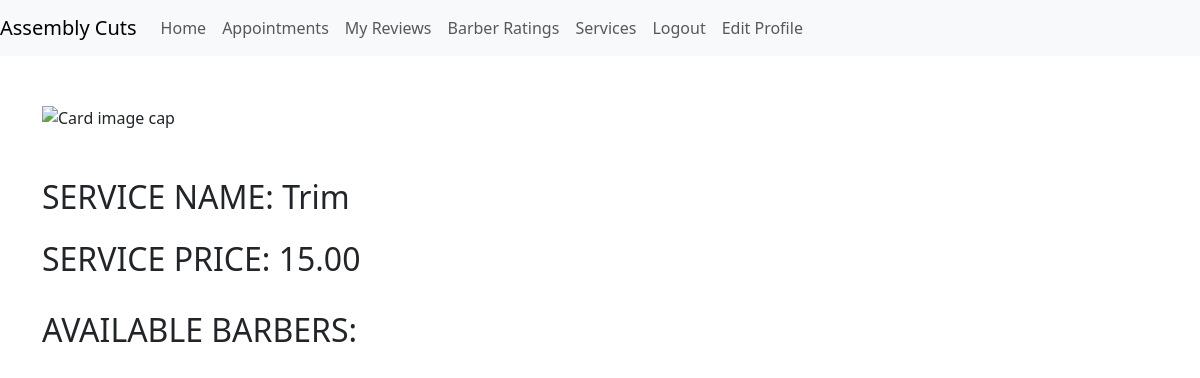
/our_services/single.php?id=4 (signed in), run on an earlier commit of the app's database.
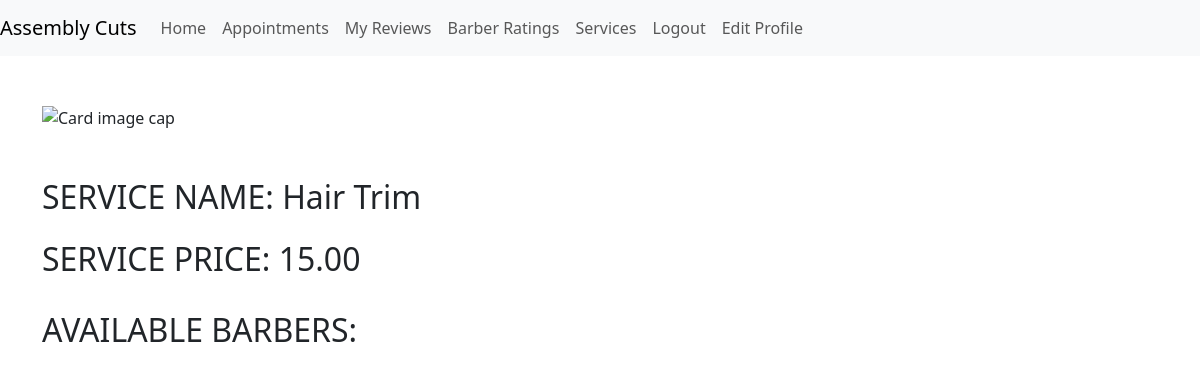
And on a later commit of the database.
### tables this page shows
CREATE TABLE `SERVICES` (
  `SERV_ID` int(11) NOT NULL,
  `SERV_NAME` varchar(50) NOT NULL,
  `PRICE` decimal(6,2) NOT NULL
);

### functions.php (called while the page is built, shortened)
<?php
require_once('connection.php');
function get_barber_rows()
{
    global $conn;
    $query = "SELECT * FROM BARBER";
    $result = mysqli_query($conn, $query);
    $rows = array();
    if (mysqli_num_rows($result) > 0) {
        while ($row = mysqli_fetch_assoc($result)) {
            $rows[] = $row;
        }
    }
    return $rows;
}
function services_get()
{
    if (isset($_GET['id']) && is_numeric($_GET['id'])) {
        global $conn;
        $id = $_GET['id'];
        $get_id = mysqli_query($conn, "SELECT * FROM SERVICES WHERE SERV_ID='$id'");
        if (mysqli_num_rows($get_id) === 1) {
            $row = mysqli_fetch_assoc($get_id);
            return ($row);
        }
    }
}

### our_services/single.php (the view, shortened to what this page needs)
<?php
require_once '../functions.php';
include('../appointments/header.php');
$row = services_get();
$all_barbers = get_barber_rows();
$service_result = mysqli_query($conn, "SELECT SERV_NAME FROM SERVICES WHERE SERV_ID = " . $row['SERV_ID']);
$service_row = mysqli_fetch_assoc($service_result);
$service_price_result = mysqli_query($conn, "SELECT PRICE FROM SERVICES WHERE SERV_ID = " . $row['SERV_ID']);
$service_price_row = mysqli_fetch_assoc($service_price_result);
?>
<div class="container">
    <div class="row">
        <div class="col-12 pt-5">
            <img class="card-img-top" src="https://i1.wp.com/media.premiumtimesng.com/wp-content/files/sites/2/2017/07/Barbers-Shop.jpg" width="200" height="500" alt="Card image cap">
            <h2 class="pt-5"><?php echo 'SERVICE NAME: ' . $service_row['SERV_NAME'] ?></h2>
            <h2 class="pt-3"><?php echo 'SERVICE PRICE: ' . $service_price_row['PRICE'] ?></p>
                <h2 class="pt-3">AVAILABLE BARBERS: </h2>
            </h2>
        </div>
    </div>
<?php
include('footer.php');
?>

What changed in the data, as far as the page shows it:
changed services: SERV_NAME "Trim" → "Hair Trim"
